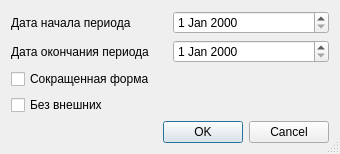
<?xml version="1.0" encoding="UTF-8"?>
<ui version="4.0">
 <class>ReportRegisterSickLeaveSetupDialog</class>
 <widget class="QDialog" name="ReportRegisterSickLeaveSetupDialog">
  <property name="windowModality">
   <enum>Qt::ApplicationModal</enum>
  </property>
  <property name="geometry">
   <rect>
    <x>0</x>
    <y>0</y>
    <width>340</width>
    <height>139</height>
   </rect>
  </property>
  <property name="sizePolicy">
   <sizepolicy hsizetype="Preferred" vsizetype="Preferred">
    <horstretch>0</horstretch>
    <verstretch>0</verstretch>
   </sizepolicy>
  </property>
  <property name="windowTitle">
   <string>параметры отчёта</string>
  </property>
  <property name="sizeGripEnabled">
   <bool>true</bool>
  </property>
  <layout class="QGridLayout" name="gridLayout">
   <item row="0" column="0">
    <widget class="QLabel" name="lblBegDate">
     <property name="text">
      <string>Дата начала периода</string>
     </property>
    </widget>
   </item>
   <item row="0" column="1">
    <widget class="CDateEdit" name="edtBegDate"/>
   </item>
   <item row="1" column="0">
    <widget class="QLabel" name="lblEndDate">
     <property name="text">
      <string>Дата окончания периода</string>
     </property>
    </widget>
   </item>
   <item row="1" column="1">
    <widget class="CDateEdit" name="edtEndDate"/>
   </item>
   <item row="3" column="1">
    <spacer name="verticalSpacer">
     <property name="orientation">
      <enum>Qt::Vertical</enum>
     </property>
     <property name="sizeHint" stdset="0">
      <size>
       <width>20</width>
       <height>40</height>
      </size>
     </property>
    </spacer>
   </item>
   <item row="4" column="0" colspan="2">
    <widget class="QDialogButtonBox" name="buttonBox">
     <property name="orientation">
      <enum>Qt::Horizontal</enum>
     </property>
     <property name="standardButtons">
      <set>QDialogButtonBox::Cancel|QDialogButtonBox::Ok</set>
     </property>
    </widget>
   </item>
   <item row="2" column="0">
    <widget class="QCheckBox" name="chkShort">
     <property name="text">
      <string>Сокращенная форма</string>
     </property>
    </widget>
   </item>
   <item row="3" column="0">
    <widget class="QCheckBox" name="chkWithoutExternal">
     <property name="text">
      <string>Без внешних</string>
     </property>
    </widget>
   </item>
  </layout>
 </widget>
 <customwidgets>
  <customwidget>
   <class>CDateEdit</class>
   <extends>QDateEdit</extends>
   <header>library/DateEdit.h</header>
  </customwidget>
 </customwidgets>
 <resources/>
 <connections>
  <connection>
   <sender>buttonBox</sender>
   <signal>accepted()</signal>
   <receiver>ReportRegisterSickLeaveSetupDialog</receiver>
   <slot>accept()</slot>
   <hints>
    <hint type="sourcelabel">
     <x>132</x>
     <y>650</y>
    </hint>
    <hint type="destinationlabel">
     <x>65</x>
     <y>418</y>
    </hint>
   </hints>
  </connection>
  <connection>
   <sender>buttonBox</sender>
   <signal>rejected()</signal>
   <receiver>ReportRegisterSickLeaveSetupDialog</receiver>
   <slot>reject()</slot>
   <hints>
    <hint type="sourcelabel">
     <x>245</x>
     <y>650</y>
    </hint>
    <hint type="destinationlabel">
     <x>267</x>
     <y>420</y>
    </hint>
   </hints>
  </connection>
 </connections>
</ui>
